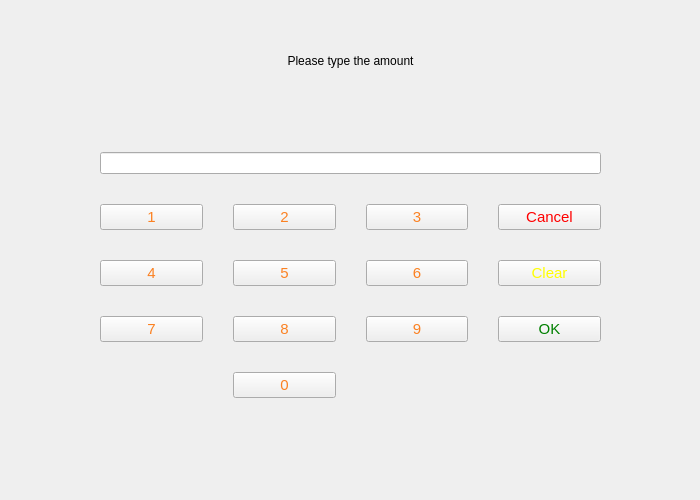
<?xml version="1.0" encoding="UTF-8"?>
<ui version="4.0">
 <class>TypeAmountPage</class>
 <widget class="QWidget" name="TypeAmountPage">
  <property name="geometry">
   <rect>
    <x>0</x>
    <y>0</y>
    <width>700</width>
    <height>500</height>
   </rect>
  </property>
  <property name="windowTitle">
   <string>Form</string>
  </property>
  <widget class="QStackedWidget" name="stackedWidget">
   <property name="geometry">
    <rect>
     <x>0</x>
     <y>0</y>
     <width>700</width>
     <height>500</height>
    </rect>
   </property>
   <widget class="QWidget" name="TypeAmountPage_2">
    <widget class="QLabel" name="lblTypeAmount">
     <property name="geometry">
      <rect>
       <x>110</x>
       <y>40</y>
       <width>481</width>
       <height>41</height>
      </rect>
     </property>
     <property name="text">
      <string>Please type the amount</string>
     </property>
     <property name="alignment">
      <set>Qt::AlignCenter</set>
     </property>
    </widget>
    <widget class="QWidget" name="verticalLayoutWidget_3">
     <property name="geometry">
      <rect>
       <x>0</x>
       <y>0</y>
       <width>701</width>
       <height>501</height>
      </rect>
     </property>
     <layout class="QVBoxLayout" name="verticalLayout_4">
      <item>
       <layout class="QGridLayout" name="gridLayout_4">
        <property name="sizeConstraint">
         <enum>QLayout::SetDefaultConstraint</enum>
        </property>
        <property name="leftMargin">
         <number>100</number>
        </property>
        <property name="topMargin">
         <number>100</number>
        </property>
        <property name="rightMargin">
         <number>100</number>
        </property>
        <property name="bottomMargin">
         <number>50</number>
        </property>
        <property name="spacing">
         <number>30</number>
        </property>
        <item row="3" column="0">
         <widget class="QPushButton" name="ValButton7">
          <property name="styleSheet">
           <string notr="true">QPushButton{
font-size:15px;
color: #FB8122;
}</string>
          </property>
          <property name="text">
           <string>7</string>
          </property>
         </widget>
        </item>
        <item row="1" column="2">
         <widget class="QPushButton" name="ValButton3">
          <property name="styleSheet">
           <string notr="true">QPushButton{
font-size:15px;
color: #FB8122;
}</string>
          </property>
          <property name="text">
           <string>3</string>
          </property>
         </widget>
        </item>
        <item row="3" column="2">
         <widget class="QPushButton" name="ValButton9">
          <property name="styleSheet">
           <string notr="true">QPushButton{
font-size:15px;
color: #FB8122;
}</string>
          </property>
          <property name="text">
           <string>9</string>
          </property>
         </widget>
        </item>
        <item row="3" column="1">
         <widget class="QPushButton" name="ValButton8">
          <property name="styleSheet">
           <string notr="true">QPushButton{
font-size:15px;
color: #FB8122;
}</string>
          </property>
          <property name="text">
           <string>8</string>
          </property>
         </widget>
        </item>
        <item row="2" column="1">
         <widget class="QPushButton" name="ValButton5">
          <property name="styleSheet">
           <string notr="true">QPushButton{
font-size:15px;
color: #FB8122;
}</string>
          </property>
          <property name="text">
           <string>5</string>
          </property>
         </widget>
        </item>
        <item row="2" column="0">
         <widget class="QPushButton" name="ValButton4">
          <property name="styleSheet">
           <string notr="true">QPushButton{
font-size:15px;
color: #FB8122;
}</string>
          </property>
          <property name="text">
           <string>4</string>
          </property>
         </widget>
        </item>
        <item row="4" column="1">
         <widget class="QPushButton" name="ValButton0">
          <property name="styleSheet">
           <string notr="true">QPushButton{
font-size:15px;
color: #FB8122;
}</string>
          </property>
          <property name="text">
           <string>0</string>
          </property>
         </widget>
        </item>
        <item row="2" column="2">
         <widget class="QPushButton" name="ValButton6">
          <property name="styleSheet">
           <string notr="true">QPushButton{
font-size:15px;
color: #FB8122;
}</string>
          </property>
          <property name="text">
           <string>6</string>
          </property>
         </widget>
        </item>
        <item row="1" column="0">
         <widget class="QPushButton" name="ValButton1">
          <property name="styleSheet">
           <string notr="true">QPushButton{
font-size:15px;
color: #FB8122;
}</string>
          </property>
          <property name="text">
           <string>1</string>
          </property>
         </widget>
        </item>
        <item row="1" column="1">
         <widget class="QPushButton" name="ValButton2">
          <property name="styleSheet">
           <string notr="true">QPushButton{
font-size:15px;
color: #FB8122;
}</string>
          </property>
          <property name="text">
           <string>2</string>
          </property>
         </widget>
        </item>
        <item row="1" column="3">
         <widget class="QPushButton" name="ValButtonCancel">
          <property name="styleSheet">
           <string notr="true">QPushButton{
color:#FF0000;
font-size:15px;
}</string>
          </property>
          <property name="text">
           <string>Cancel</string>
          </property>
         </widget>
        </item>
        <item row="2" column="3">
         <widget class="QPushButton" name="ValButtonClear">
          <property name="styleSheet">
           <string notr="true">QPushButton{
color:#FFFF00;
font-size:15px;
}</string>
          </property>
          <property name="text">
           <string>Clear</string>
          </property>
         </widget>
        </item>
        <item row="3" column="3">
         <widget class="QPushButton" name="ValButtonOk">
          <property name="styleSheet">
           <string notr="true">QPushButton{
color:#008000;
font-size:15px;
}</string>
          </property>
          <property name="text">
           <string>OK</string>
          </property>
         </widget>
        </item>
        <item row="0" column="0" colspan="4">
         <widget class="QLineEdit" name="LEDisplay_3">
          <property name="alignment">
           <set>Qt::AlignRight|Qt::AlignTrailing|Qt::AlignVCenter</set>
          </property>
         </widget>
        </item>
       </layout>
      </item>
     </layout>
    </widget>
   </widget>
   <widget class="QWidget" name="page_2"/>
  </widget>
 </widget>
 <resources/>
 <connections/>
</ui>
